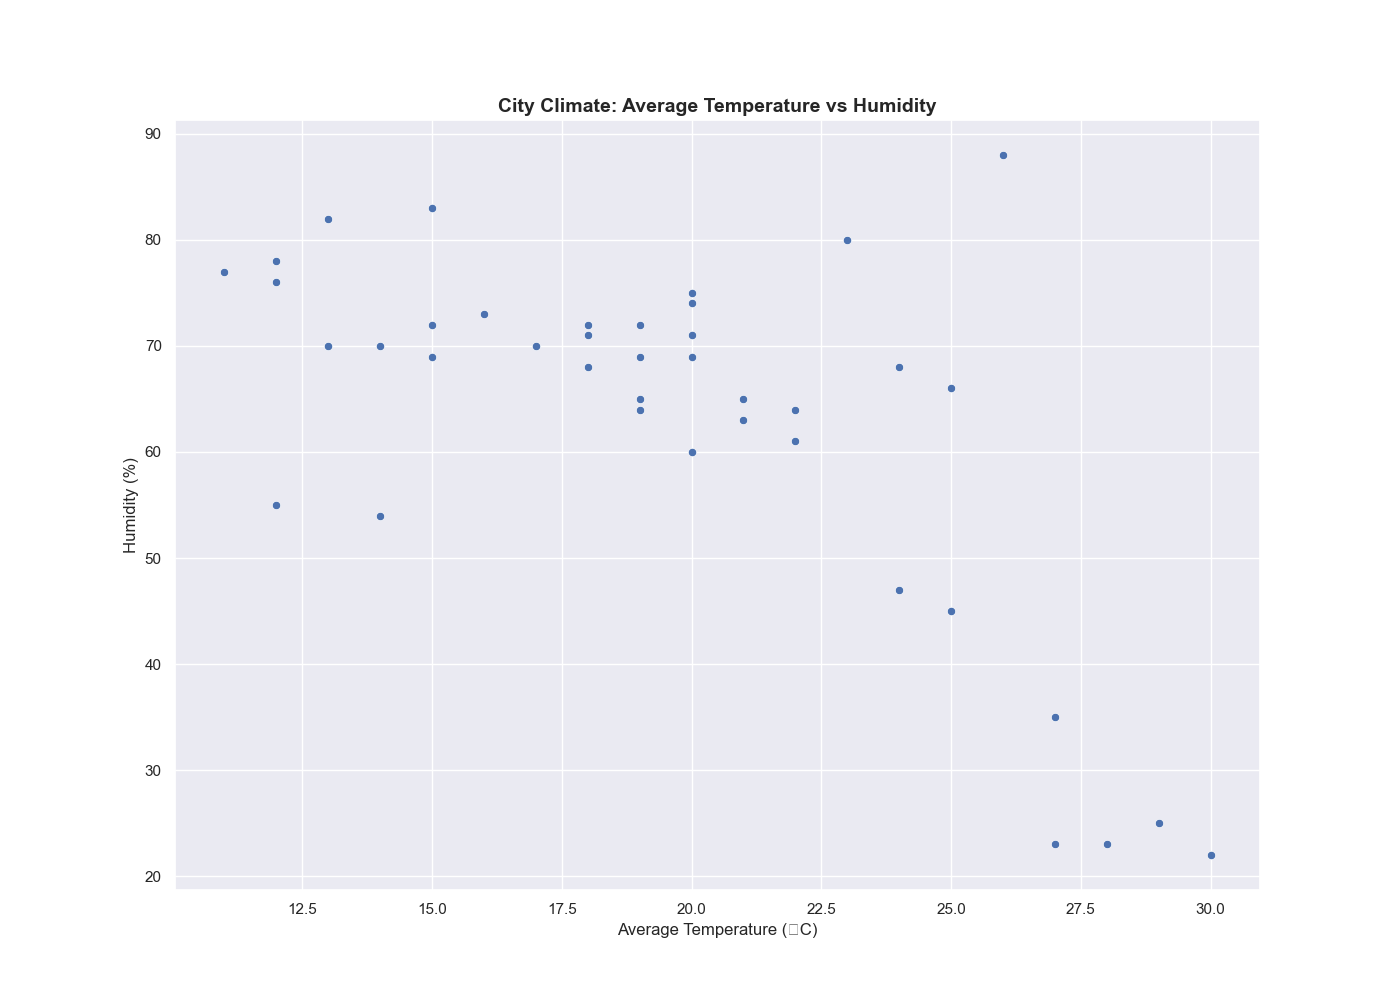

Python code for this plot:

import seaborn as sns
import pandas as pd
import matplotlib.pyplot as plt

# Data points in pandas DataFrame
data = {
    'City': ['New York', 'Los Angeles', 'Chicago', 'Houston', 'Phoenix', 'Philadelphia',
             'San Antonio', 'San Diego', 'Dallas', 'San Jose', 'Austin', 'Jacksonville',
             'Fort Worth', 'Columbus', 'Charlotte', 'Detroit', 'El Paso', 'Seattle',
             'Denver', 'Washington', 'Nashville', 'Boston', 'Memphis', 'Portland',
             'Oklahoma City', 'Las Vegas', 'Louisville', 'Baltimore', 'Milwaukee',
             'Albuquerque', 'Tucson', 'Fresno', 'Sacramento', 'Kansas City', 'Long Beach',
             'Mesa', 'Atlanta', 'Virginia Beach', 'Omaha', 'Colorado Springs'],
    'AverageTemperature': [16, 19, 13, 23, 28, 15, 25, 18, 22, 20, 24, 26, 21, 14, 20, 12,
                           27, 13, 12, 18, 19, 12, 20, 15, 19, 30, 18, 17, 11, 25, 27, 24,
                           22, 20, 21, 29, 20, 19, 15, 14],
    'Humidity': [73, 65, 70, 80, 23, 72, 66, 68, 64, 60, 68, 88, 65, 70, 75, 78, 23, 82,
                 55, 71, 69, 76, 74, 83, 64, 22, 72, 70, 77, 45, 35, 47, 61, 69, 63, 25,
                 71, 72, 69, 54]
}

df = pd.DataFrame(data)

# Setting sns theme and figure size
sns.set_theme()
plt.figure(figsize=(12, 8))

# Creating scatterplot with customized color scheme
scatterplot = sns.scatterplot(x='AverageTemperature', y='Humidity', data=df,
                              palette=['#FF6347', '#4682B4', '#FFD700', '#32CD32', '#8A2BE2'])

# Customize further details of the plot
scatterplot.axes.set_title('City Climate: Average Temperature vs Humidity', fontsize=14, weight='bold')
scatterplot.set_xlabel('Average Temperature (°C)', fontsize=12)
scatterplot.set_ylabel('Humidity (%)', fontsize=12)
scatterplot.figure.set_size_inches(14, 10)  # Change width and height of the chart
plt.show()
